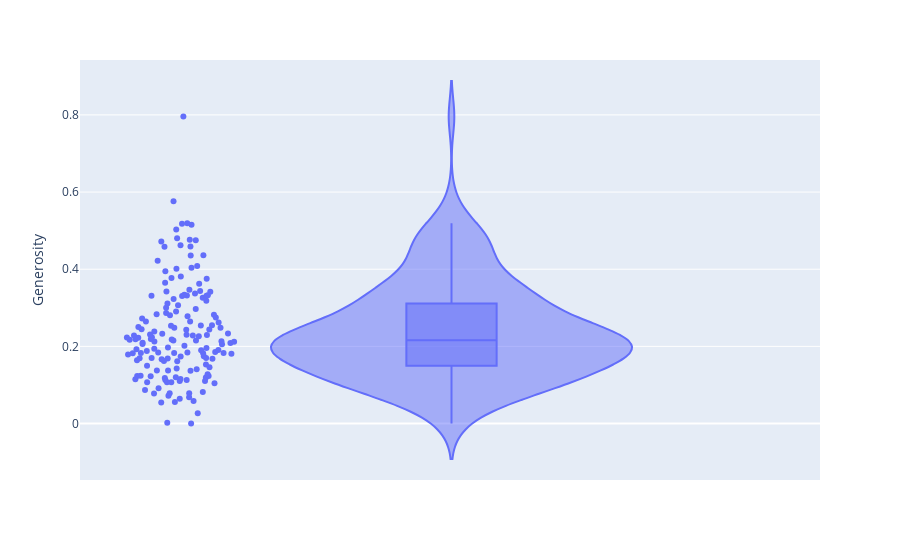

The notebook cell saved with this chart:
### Code cell
fig = px.violin(df, y="Generosity", box=True, points="all", hover_data=df.columns)
fig.show()

### Figure 1 — Plotly figure (JSON) as saved in the notebook; plotly's stock layout.template omitted (floating-point values rounded to 4 significant figures; data arrays with more than 128 entries replaced by an {"elided": "..."} marker saying what was removed)
{"data": [{"alignmentgroup": "True", "box": {"visible": true}, "customdata": {"elided": "158x10 mixed values"}, "hovertemplate": "Generosity=%{y}<br>Country=%{customdata[0]}<br>Region=%{customdata[1]}<br>Happiness Rank=%{customdata[2]}<br>Happiness Score=%{customdata[3]}<br>Standard Error=%{customdata[4]}<br>Economy (GDP per Capita)=%{customdata[5]}<br>Family=%{customdata[6]}<br>Health (Life Expectancy)=%{customdata[7]}<br>Freedom=%{customdata[8]}<br>Trust (Government Corruption)=%{customdata[9]}<extra></extra>", "legendgroup": "", "marker": {"color": "#636efa"}, "name": "", "offsetgroup": "", "orientation": "v", "points": "all", "scalegroup": "True", "showlegend": false, "type": "violin", "x0": " ", "xaxis": "x", "y": {"elided": "158 float values"}, "y0": " ", "yaxis": "y"}], "layout": {"legend": {"tracegroupgap": 0}, "margin": {"t": 60}, "violinmode": "group", "xaxis": {"anchor": "y", "domain": [0, 1]}, "yaxis": {"anchor": "x", "domain": [0, 1], "title": {"text": "Generosity"}}}}
